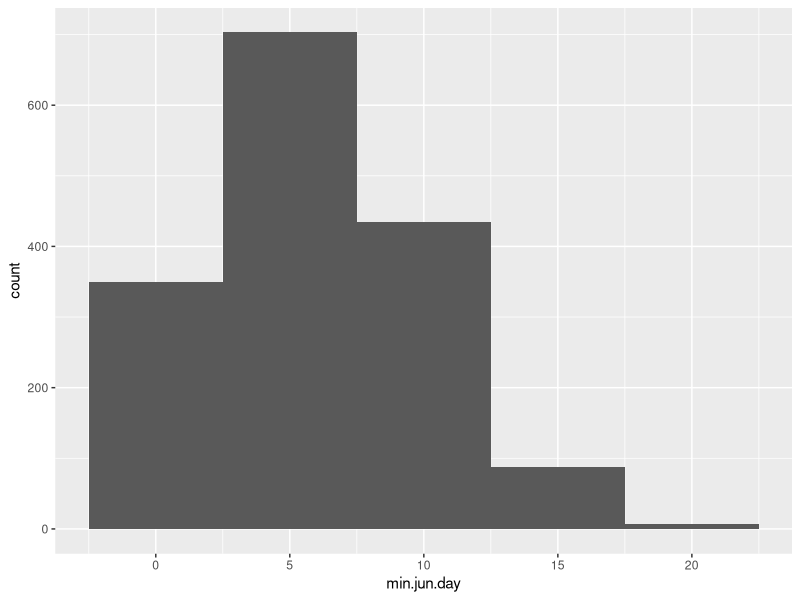
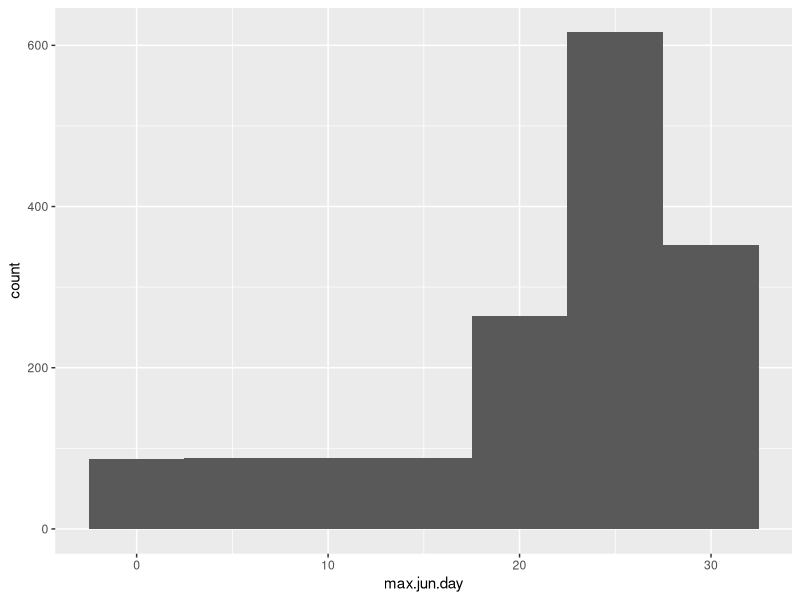
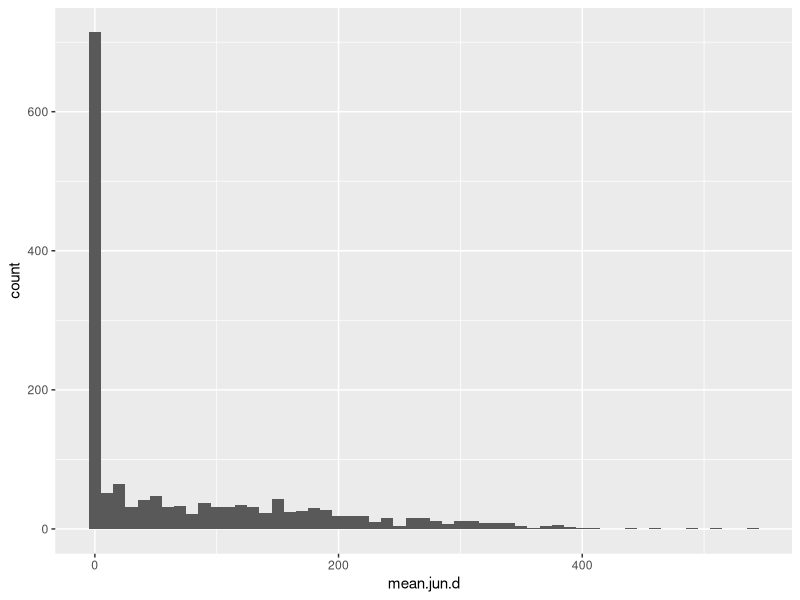
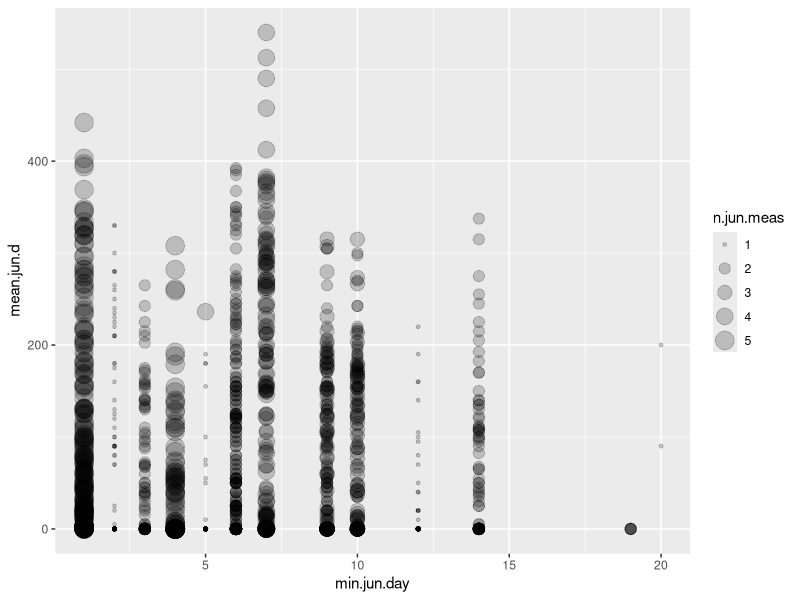
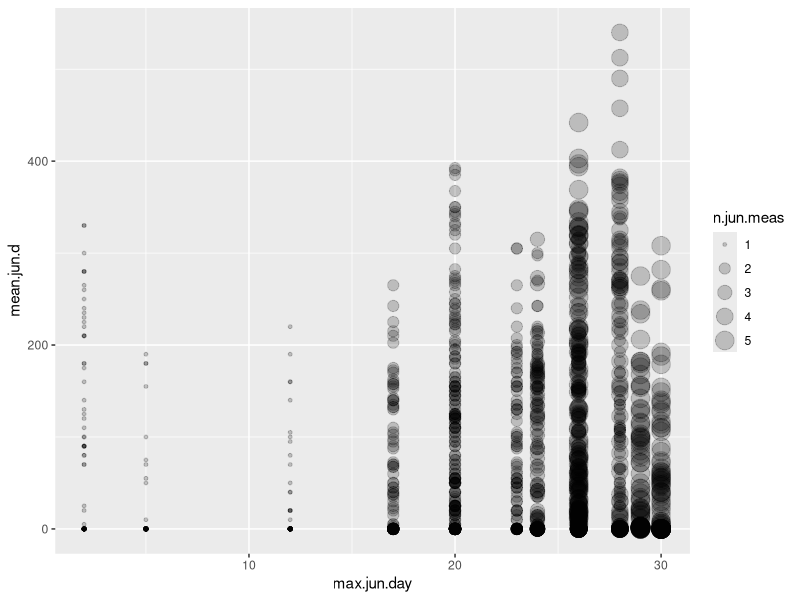

Write the R code that produced these figures, in order.
# Script for getting mean june snow depth out of the snowdepth data.
# Inconsistencies in the data collection make it impossible to get good
# estimates for snowmelt dates in each plot in each year.
# Instead, take the mean snow levels in June.
# (not every plot-year combo was sampled in April or May)

library(ggplot2)
library(dplyr)
library(tidyr)

# Load in snow data

snowdep = read.csv('00_raw_data/snowdepth_all/saddsnow.dw.data.csv')

# Do processing on snow data.
#   - select relevant columns
#   - get julian day, water year (wyear, year starting on Oct 1.), 
#     and water day (julian day adjusted to start on October 1)
snowdep = snowdep %>%
  select(point_ID, date, mean_depth, num_meas) %>%
  separate(date, into = c('year', 'month', 'day'), sep = '-') %>%
  mutate_at(vars(year, month, day), as.numeric) %>%
  mutate(jd = paste('1970', month, day, sep = '-') %>% as.Date() %>% julian(),
         wyear = year + as.numeric(month > 9),
         wd = jd - 273 + ifelse(wyear == year, 365, 0))

# Get only the relevant years (i.e., years from vegetation sampling
veg.yrs = read.csv('01_process_data/output/veg_all_predictors.csv') %>% 
  filter(year > 1993) %>% 
  distinct(year) %>% 
  unlist()

# Does every plot-year have a measurement in June?
snowdep %>%
  filter(year %in% veg.yrs) %>%
  filter(!is.na(mean_depth)) %>%
  group_by(point_ID, year) %>% 
  summarise(any.jun = any(month %in% 6)) %>%
  apply(2, function(x) sum(!x))
# Yes!

# What if we also include... one year previous?
# Proxy for growing season length in prior year.
snowdep %>%
  filter(year %in% (veg.yrs-1)) %>%
  filter(!is.na(mean_depth)) %>%
  group_by(point_ID, year) %>% 
  summarise(any.jun = any(month %in% 6)) %>%
  apply(2, function(x) sum(!x))
# There is one missing year.

snowdep %>%
  filter(year %in% (veg.yrs-1)) %>%
  filter(!is.na(mean_depth)) %>%
  group_by(point_ID, year) %>% 
  summarise(any.jun = any(month %in% 6)) %>%
  filter(!any.jun)

# What's going on in plot 31, 1994?
snowdep %>%
  filter(wyear %in% 1994 & point_ID %in% 31)
# the Jun 2 measurement is NAN
# look at hte raw data
read.csv('00_raw_data/snowdepth_all/saddsnow.dw.data.csv') %>%
  separate(date, into = c('year', 'month', 'day'), sep = '-') %>%
  filter(year %in% 1994 & point_ID %in% 31)
# uugghaghgh WHY are there NANs, Jesus.

# Okay.
#   - Take the June measurements in relevant years
#   - Filter out NAs and NANs
#   - For each plot-year combo, get
#     - the mean measured snow depth
#     - the number of measurements
#     - the earliest and latest observed days
jun.means = snowdep %>%
  filter(year %in% c(veg.yrs, veg.yrs-1)) %>%
  filter(month %in% 6) %>%
  filter(!is.na(mean_depth)) %>%
  group_by(point_ID, year) %>% 
  summarise(mean.jun.d = mean(mean_depth),
            n.jun.meas = n(),
            max.jun.day = max(day[month %in% 6]),
            min.jun.day = min(day[month %in% 6]))

# How much sampling effort in June?
table(jun.means$n.jun.meas)
mean(jun.means$n.jun.meas)
# very close to e!

ggplot(jun.means) +
  geom_histogram(aes(x = min.jun.day), binwidth = 5)
# there are a handful (7) of plot-years sampled after the 15th
ggplot(jun.means) +
  geom_histogram(aes(x = max.jun.day), binwidth = 5)
# there are a lot of day/years not sampled after the first two weeks of Jun...
# ughghgh this is going to be noisy and arbitrary

ggplot(jun.means) +
  geom_histogram(aes(x = mean.jun.d), binwidth = 10)
# Many many many measurements at zero.
# Might make this a useless predictor.

# How many zeros?
mean(!jun.means$mean.jun.d)
# 41% of measurements are zero.
# hmmm...
# might want to do a log adjustment of sorts.

# Does the first/last day affect measurements?
ggplot(jun.means) +
  geom_point(aes(x = min.jun.day, y = mean.jun.d, size = n.jun.meas),
             alpha = 0.2)
ggplot(jun.means) +
  geom_point(aes(x = max.jun.day, y = mean.jun.d, size = n.jun.meas),
             alpha = 0.2)
# hard to pick out trends here lmao

# Oh well. Roll with it.

write.csv(jun.means, row.names = FALSE,
          file = '01_process_data/output/june_snow_measurements.csv')
